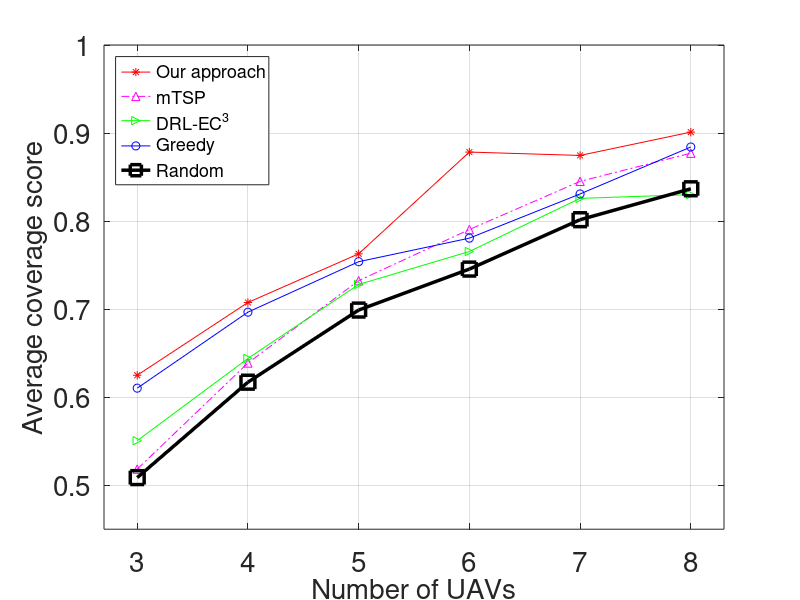

The MATLAB source for this figure:
clear
figure(1)

uav_numbers = 3:1:8;

centrilized_average_score = [0.5505418	0.6439577	0.7279919	0.7654405	0.8257958	0.8300623];
mtsp_average_score = [0.5182 0.6388 0.7323 0.7904 0.8451 0.8771];
distributed_average_score = [0.6248606,0.707523,0.762821,0.878381,0.874560,	0.9010326];
greedy_average_score=[ 0.6102232
	0.6965471999999999
	0.7538560000000003
	0.7806045999999999
	0.8308147999999999
    0.884142 
];
ramdom_average_score=[ 0.5086092
	0.6169946
	0.6989214
	0.745469
	0.8015562000000002
	0.8366826

];
plot(uav_numbers,distributed_average_score,'r-*',uav_numbers, mtsp_average_score,'m-.^',uav_numbers,centrilized_average_score,'g->',uav_numbers,greedy_average_score,'b-o',uav_numbers,ramdom_average_score,'k-s','Linewidth',2.5,'markersize',10)

xlim([2.7,8.3])
ylim([0.45,1])

set(gca,'xtick', (3:1:8),'fontsize',20)
set(gca,'ytick', (0.5:0.1:1),'fontsize',20)

legend({'Our approach','mTSP','DRL-EC^3','Greedy','Random'},'location','NorthWest','fontsize',13)

xlabel('Number of UAVs','fontsize',20)
ylabel('Average coverage score','fontsize',20)
grid on;
saveas(gcf,'UAV_score.pdf')
